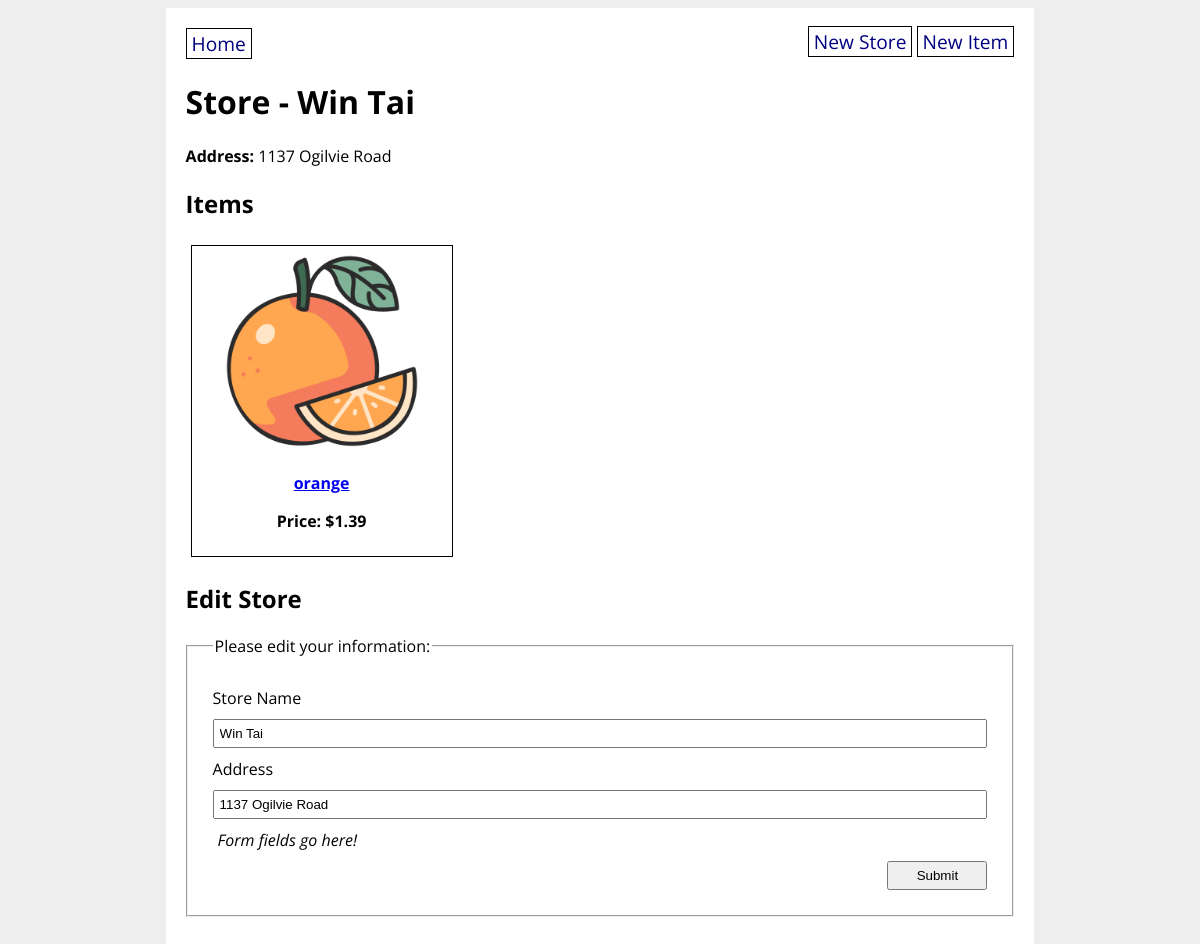
The page /store/3 on the database its author committed.
### grocery_app/models.py (models this page shows)
class GroceryStore(db.Model):
    id = db.Column(db.Integer, primary_key=True)
    title = db.Column(db.String(80), nullable=False)
    address = db.Column(db.String(200), nullable=False)
    items = db.relationship('GroceryItem', back_populates='store')

class GroceryItem(db.Model):
    id = db.Column(db.Integer, primary_key=True)
    name = db.Column(db.String(80), nullable=False)
    price = db.Column(db.Float(precision=2), nullable=False)
    category = db.Column(db.Enum(ItemCategory), default=ItemCategory.OTHER)
    photo_url = db.Column(URLType)
    store_id = db.Column(db.Integer, db.ForeignKey('grocery_store.id'), nullable=False)
    store = db.relationship('GroceryStore', back_populates='items')

### grocery_app/routes.py (the view)
@main.route('/store/<store_id>', methods=['GET', 'POST'])
def store_detail(store_id):
    store = GroceryStore.query.get(store_id)
    form = GroceryStoreForm(obj=store)
    if form.validate_on_submit():
        store.title = form.title.data
        store.address = form.address.data
        db.session.commit()
        flash("You have successfully updated the store!")
        return redirect(url_for('main.store_detail', store_id=store.id))
    return render_template('store_detail.html', store=store, form=form)

### grocery_app/forms.py
class GroceryStoreForm(FlaskForm):
    title = StringField('Store Name', validators=[DataRequired()])
    address = StringField('Address', validators=[DataRequired()])
    submit = SubmitField('Submit')

### grocery_app/templates/store_detail.html (shortened to what this page needs)
{% extends 'base.html' %}
{% block content %}
<h1>Store - {{ store.title }}</h1>
<strong>Address:</strong> {{ store.address }}
<h2>Items</h2>
<div class="items">
    {% for item in store.items %}
    <div class="item-details">
        <a href="/item/{{ item.id }}"><img src="{{ item.photo_url }}" alt="{{ item.name }}" width="200px">
        <p><strong>{{ item.name }}</strong></p></a>
        <p><strong>Price: ${{ item.price }}</strong></p>
    </div>
    {% endfor %}
</div>
<h2>Edit Store</h2>
<form method="POST" action="{{ url_for('main.store_detail', store_id = store.id) }}">
    <fieldset>
        <legend>Please edit your information:</legend>
        {{ form.title.label }}
        {{ form.title }}
        {{ form.address.label }}
        {{ form.address }}
        <p><em>Form fields go here!</em></p>
        <input type="submit" value="Submit">
    </fieldset>
</form>
{% endblock %}

### grocery_app/static/style.css (style rules this page uses)
body { display: flex; flex-direction: column; align-items: center; background-color: #eee; font-family: 'Open Sans', sans-serif; }
fieldset { display: flex; flex-direction: column; margin: 20px 0; padding: 20px; }
fieldset * { margin: 5px; }
fieldset input { padding: 5px; }
input[type=submit] { width: 100px; align-self: flex-end; }
div.items { display: flex; flex-direction: row; flex-wrap: wrap; }
div.item-details { border: 1px solid black; margin: 5px; padding: 5px; text-align: center; width: 250px; height: 300px; }

### rows shown on the page
GroceryStore: title "Win Tai", address "1137 Ogilvie Road"
GroceryItem: photo_url (picture), name "orange", price "1.39"
